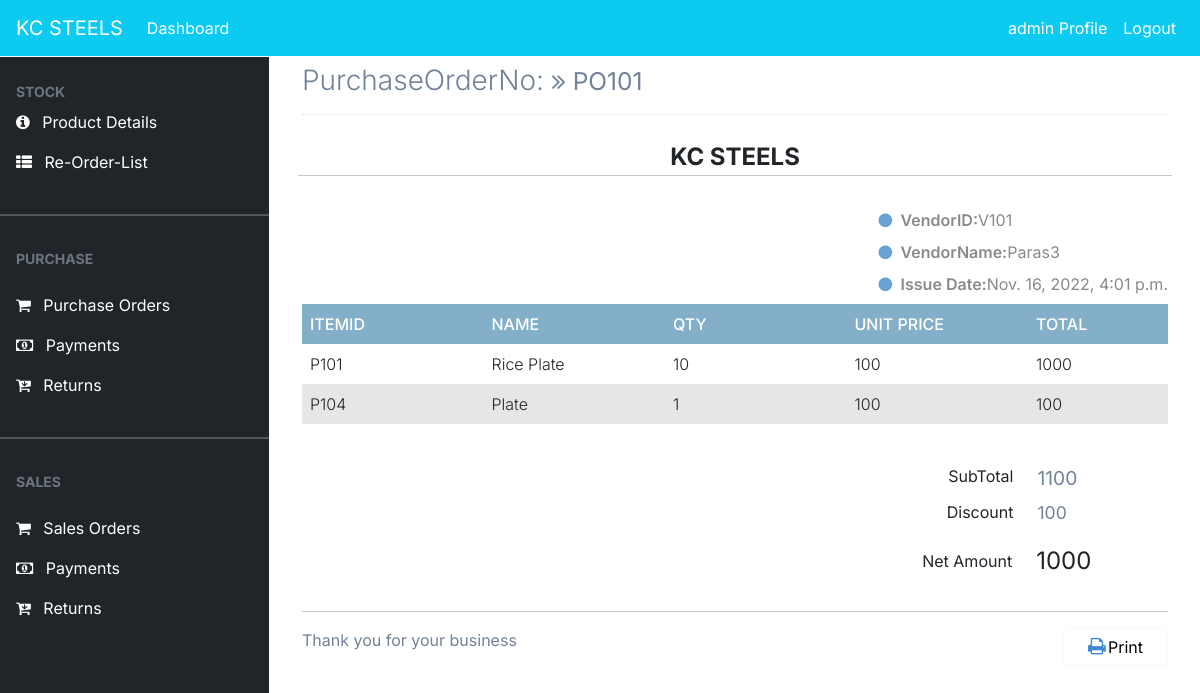
/purchase/view/98 (signed in), run on the app's committed database.
### dashboard/models.py (models this page shows, shortened)
class PurchaseOrder(models.Model):
    date = models.DateTimeField(auto_now_add=True)
    po_no = models.IntegerField(null=True)
    po_number = models.CharField(max_length=100, null=True, unique=True)
    vendor_name = models.ForeignKey(Vendor, on_delete=models.CASCADE,null=True)
    gross_amount = models.PositiveIntegerField(null=True)
    discount = models.PositiveIntegerField(null=True)
    net_amount = models.PositiveIntegerField(null=True)
    net_pending = models.PositiveIntegerField(null=True,default=0)
    status = models.BooleanField(default=False,null=True)

class Vendor(models.Model):
    vendor_no = models.IntegerField(null=True)
    vendor_id = models.CharField(max_length=100, null=True, unique=True)
    vendor_name = models.CharField(max_length=100, null=True)
    vendor_address = models.CharField(max_length=200, null=True)
    vendor_mobile = models.CharField(max_length=15,null=True)
    def __str__(self):
            return self.vendor_name

class PurchasedItems(models.Model):
    po_number = models.ForeignKey(PurchaseOrder, on_delete=models.CASCADE,null=True)
    vendor_id = models.ForeignKey(Vendor, on_delete=models.CASCADE,null=True)
    item_id = models.CharField(max_length = 20,null=True)
    item_name = models.ForeignKey(Item, on_delete=models.CASCADE,null=True)
    quantity = models.PositiveIntegerField(null=True, default=0)
    unit_price = models.PositiveIntegerField(null=True, default=0)
    total_amt = models.PositiveIntegerField(null=True)
    @property
    def item_id(self):
        return self.item_name.item_id

class Item(models.Model):
        item_no = models.IntegerField(null=True)
        item_id = models.CharField(max_length=10,null=True)
        name = models.CharField(max_length=100, null=True, blank=False,unique=True)
        unit_price = models.PositiveBigIntegerField(null=True,blank=True)
        qty_available = models.PositiveIntegerField(null=True, default=0)
        qty_sold = models.PositiveIntegerField(null=True, default=0)
        qty_purchased = models.PositiveIntegerField(null=True, default=0)
        status = models.BooleanField(default=False)
        def __str__(self):
            return  self.name

### dashboard/views.py (the view)
# urls.py: path('purchase/view/<int:pk>',views.purchase_view,name='purchase_view'),
@login_required
def purchase_view(request, pk):
    purchase_orders = PurchaseOrder.objects.get(id=pk)
    purchase_orders1 = PurchaseOrder.objects.all()
    current_po_number = purchase_orders1.values('id').filter(id=pk)[0]['id']
    purchase_order_views = PurchasedItems.objects.filter(po_number_id=current_po_number)
    current_purchase_orderid = PurchaseOrder.objects.get(id=pk).id
    current_po = PurchaseOrder.objects.get(id=current_po_number).po_number
    current_vendor = PurchaseOrder.objects.get(id=current_po_number).vendor_name
    current_vendor_name = Vendor.objects.get(vendor_name=current_vendor).vendor_name
    current_vendor_id = Vendor.objects.get(vendor_name=current_vendor).vendor_id
    po_date = PurchaseOrder.objects.get(id=current_po_number).date
    discount = PurchaseOrder.objects.get(id=current_po_number).discount
    total_amt = 0
    _id = PurchaseOrder.objects.get(id=pk).id
    for each in PurchasedItems.objects.filter(po_number__id=_id):
        total_amt += each.total_amt
    net = int(total_amt) - int(discount)
    context = {
        'purchase_orders' : purchase_orders,
        'purchase_order_views' : purchase_order_views,
        'total_amt' : total_amt,
        'discount' : discount,
        'net' : net,
        'current_purchase_orderid' : current_purchase_orderid,
        'current_po' : current_po,
        'current_vendor' : current_vendor,
        'po_date' : po_date,
        'current_vendor_name' : current_vendor_name,
        'current_vendor_id' : current_vendor_id
    }
    return render(request, 'purchase/purchase_view.html',context)

### templates/purchase/purchase_view.html (shortened to what this page needs)
{% extends 'partial/base.html' %}
{% load crispy_forms_tags %}
{% block content %}
{% include 'partial/topnav_staff.html'%}
<div style="margin-left:290px;margin-right:20px">
	<div class="page-content container">
		<div class="page-header text-blue-d2">
			<h1 class="page-title text-secondary-d1">
				PurchaseOrderNo:
				<small class="page-info">
					<i class="fa fa-angle-double-right text-80"></i>
					{{current_po}}
				</small>
			</h1>
		</div>
		<div class="container px-0">
			<div class="row mt-4">
				<div class="col-12 col-lg-12">
					<div class="row">
						<div class="col-12">
							<div class="text-center text-150">
								<span class="text-default-d3" style="font-weight:bold;">KC STEELS</span>
							</div>
						</div>
					</div>
					<hr class="row brc-default-l1 mx-n1 mb-4" />
					<div class="row">
						<div class="col-sm-6">
						</div>
						<div class="text-95 col-sm-6 align-self-start d-sm-flex justify-content-end">
							<div class="text-grey-m2">
								<div class="my-2"><i class="fa fa-circle text-blue-m2 text-xs mr-1"></i> <span class="text-600 text-90">VendorID:</span>{{current_vendor_id}}</div>
								<div class="my-2"><i class="fa fa-circle text-blue-m2 text-xs mr-1"></i> <span class="text-600 text-90">VendorName:</span>{{current_vendor_name}}</div>
								<div class="my-2"><i class="fa fa-circle text-blue-m2 text-xs mr-1"></i> <span class="text-600 text-90">Issue Date:</span>{{po_date}}</div>
							</div>
						</div>
					</div>
				<div class="table-responsive">
					<table class="table table-striped table-borderless border-0 border-b-2 brc-default-l1">
						<thead class="bg-none bgc-default-tp1">
							<tr class="text-white">
								<th class="opacity-2">ItemID</th>
								<th>Name</th>
								<th>Qty</th>
								<th>Unit Price</th>
								<th width="140">Total</th>
							</tr>
						</thead>
						<tbody class="text-95 text-secondary-d3">
							{% for purchase_order_view in purchase_order_views %}
							<tr>
								<td>{{ purchase_order_view.item_id }}</td>
								<td>{{ purchase_order_view.item_name }}</td>
								<td>{{ purchase_order_view.quantity }}</td>
								<td class="text-95">{{ purchase_order_view.unit_price }}</td>
								<td class="text-secondary-d2">{{ purchase_order_view.total_amt }}</td>
							</tr>
							{% endfor %}
						</tbody>
					</table>
				</div>
						<div class="row mt-3">
							<div class="col-12 col-sm-7 text-grey-d2 text-95 mt-2 mt-lg-0">
							</div>
							<div class="col-12 col-sm-5 text-grey text-90 order-first order-sm-last">
								<div class="row my-2">
									<div class="col-7 text-right">
										SubTotal
									</div>
									<div class="col-5">
										<span class="text-120 text-secondary-d1">{{total_amt}}</span>
									</div>
								</div>
								<div class="row my-2">
									<div class="col-7 text-right">
										Discount
									</div>
									<div class="col-5">
										<span class="text-110 text-secondary-d1">{{discount}}</span>
									</div>
								</div>
								<div class="row my-2 align-items-center bgc-primary-l3 p-2">
									<div class="col-7 text-right">
										Net Amount
									</div>
									<div class="col-5">
										<span class="text-150 text-success-d3 opacity-2">{{net}}</span>
									</div>
								</div>
							</div>
						</div>
						<hr />
						<div>
							<span class="text-secondary-d1 text-105">Thank you for your business</span>
							<a href="{% url 'report_pdf'  current_purchase_orderid %}" class="btn bg-white btn-light btn-bold px-4 float-right mt-3 mt-lg-0"><i class="mr-1 fa fa-print text-primary-m1 text-120 w-2"></i>Print</a>
						</div>
					</div>
				</div>
			</div>
		</div>
	</div>
{% endblock %}

### templates/partial/nav.html (shortened to what this page needs)
<div class="mx-6">
	<nav class="navbar navbar-expand-lg navbar-info bg-info">
        {% if user.is_authenticated %}
            <a class="navbar-brand text-white"  href="#">KC STEELS</a>
            <div class="collapse navbar-collapse" id="navbarSupportedContent">
            <ul class="navbar-nav mr-auto">
                <li class="nav-item active">
                <a class="nav-link text-white" href="{% url 'dashboard-index' %}">Dashboard <span class="sr-only">(current)</span></a>
				</li>
            </ul>
			<ul class="navbar-nav ml-auto">
                <li class="nav-item active">
                <a class="nav-link text-white" data-toggle="modal" data-target="#viewP-{{ user.id}}"> {{ user.username }} Profile <span class="sr-only">(current)</span></a>
                </li>
                <li class="nav-item">
                <a class="nav-link text-white" href="{% url 'user-logout' %}">Logout</a>
                </li>
            </ul>
        {% endif %}
      </nav>
</div>

### static/style.css (style rules this page uses)
body { background-color: aliceblue; }

### static/tstyle.css (style rules this page uses)
table { width:100%; table-layout: fixed; }
th { padding: 20px 15px; text-align: left; font-weight: 500; text-transform: uppercase; }
td { padding: 15px; text-align: left; vertical-align:middle; font-weight: 300; border-bottom: solid 1px rgba(255,255,255,0.1); }

### static/sidebar/navstyle.css (style rules this page uses)
body, button { font-family: "Inter", sans-serif; }
:root { --offcanvas-width: 270px; --topNavbarHeight: 56px; }
@media (min-width: 992px) { body { overflow: auto !important; } }

### templates/purchase/purchase_view.html (style rules this page uses)
body { margin-top:20px; color: #484b51; }
.text-secondary-d1 { color: #728299!important; }
.page-header { margin: 0 0 1rem; padding-bottom: 1rem; padding-top: .5rem; border-bottom: 1px dotted #e2e2e2; display: -ms-flexbox; display: flex; -ms-flex-pack: justify; justify-content: space-between; -ms-flex-align: center; align-items: center; }
.page-title { padding: 0; margin: 0; font-size: 1.75rem; font-weight: 300; }
.brc-default-l1 { border-color: #dce9f0!important; }
.ml-n1, .mx-n1 { margin-left: -.25rem!important; }
.mr-n1, .mx-n1 { margin-right: -.25rem!important; }
.mb-4, .my-4 { margin-bottom: 1.5rem!important; }
hr { margin-top: 1rem; margin-bottom: 1rem; border: 0; border-top: 1px solid rgba(0,0,0,.1); }
.text-grey-m2 { color: #888a8d!important; }
.font-bolder, .text-600 { font-weight: 600!important; }
.text-110 { font-size: 110%!important; }
.bgc-default-tp1 { background-color: rgba(121,169,197,.92)!important; }
.btn-light { color: #757984; background-color: #f5f6f9; border-color: #dddfe4; }
.w-2 { width: 1rem; }
.text-120 { font-size: 120%!important; }
.text-primary-m1 { color: #4087d4!important; }
.text-blue-m2 { color: #68a3d5!important; }
.text-150 { font-size: 150%!important; }

### data on the page
PurchaseOrder: po_number "PO101", date "Nov. 16, 2022, 4:01 p.m."
Vendor: vendor "V101", vendor_name "Paras3"
PurchasedItems: item_id "P101", item_name "Rice Plate", quantity "10", unit_price "100", total_amt "1000"
PurchasedItems: item_id "P104", item_name "Plate", quantity "1", unit_price "100", total_amt "100"

### other printed values
{{ user.username }} "admin"
{{ total_amt }} "1100"
{{ discount }} "100"
{{ net }} "1000"
